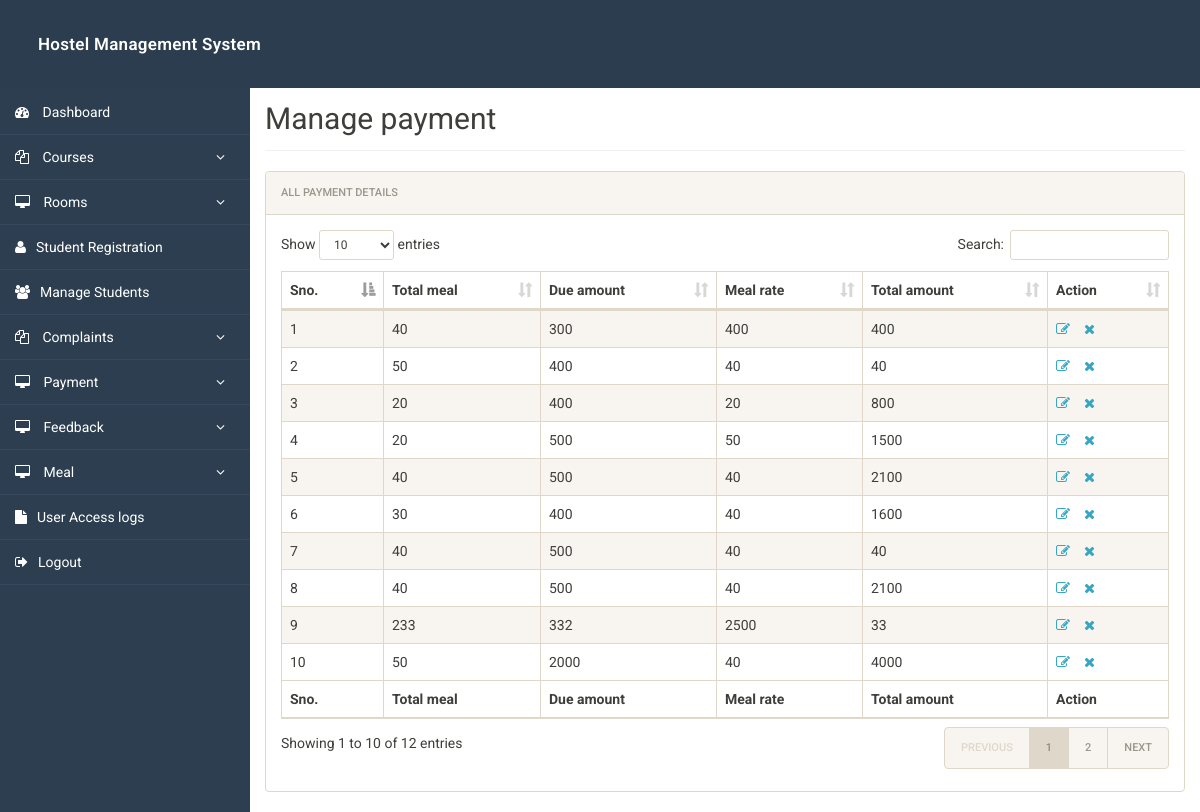
/admin/manage-pament.php (signed in), run on an earlier commit of the app's database.
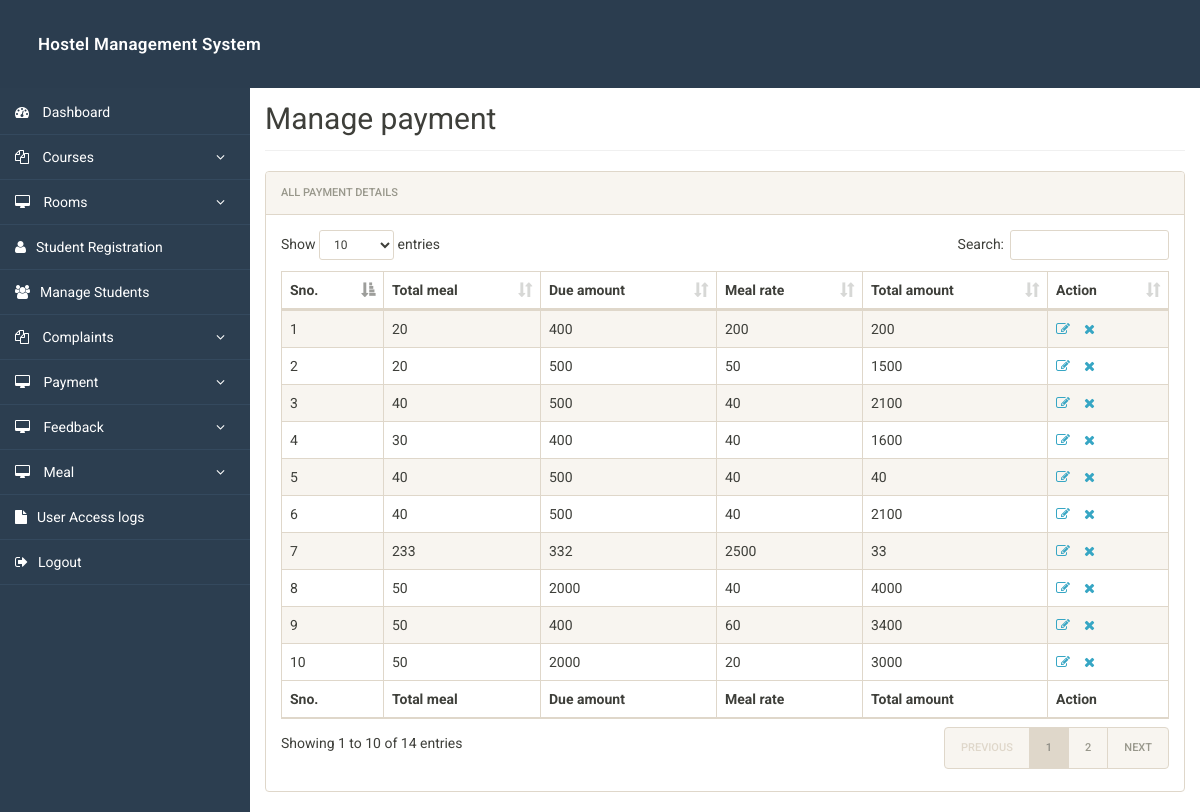
And on a later commit of the database.
### tables this page shows
CREATE TABLE `pament` (
  `id` int(11) NOT NULL,
  `tmeal` varchar(50) NOT NULL,
  `due` varchar(20) NOT NULL,
  `amount` varchar(50) NOT NULL,
  `tamount` int(20) NOT NULL,
  `registration_id` int(11) DEFAULT NULL
);

### admin/manage-pament.php (the view, shortened to what this page needs)
<?php
include('includes/config.php');
?>
<!doctype html>
<html lang="en" class="no-js">
<head>
	<link rel="stylesheet" href="css/font-awesome.min.css">
	<link rel="stylesheet" href="css/bootstrap.min.css">
	<link rel="stylesheet" href="css/dataTables.bootstrap.min.css">
	<link rel="stylesheet" href="css/bootstrap-social.css">
	<link rel="stylesheet" href="css/bootstrap-select.css">
	<link rel="stylesheet" href="css/fileinput.min.css">
	<link rel="stylesheet" href="css/awesome-bootstrap-checkbox.css">
	<link rel="stylesheet" href="css/style.css">
</head>
<body>
	<?php include('includes/header.php');?>
	<div class="ts-main-content">
			<?php include('includes/sidebar.php');?>
		<div class="content-wrapper">
			<div class="container-fluid">
				<div class="row">
					<div class="col-md-12">
						<h2 class="page-title" style="margin-top: 4%">Manage payment</h2>
						<div class="panel panel-default">
							<div class="panel-heading">All payment Details</div>
							<div class="panel-body">
								<table id="zctb" class="display table table-striped table-bordered table-hover" cellspacing="0" width="100%">
									<thead>
										<tr>
											<th>Sno.</th>
											<th>Total meal</th>
											<th>Due amount </th>
											<th>Meal rate </th>
											<th>Total amount </th>
											<th>Action</th>
										</tr>
									</thead>
									<tfoot>
										<tr>
												<th>Sno.</th>
											<th>Total meal</th>
											<th>Due amount </th>
											<th>Meal rate </th>
											<th>Total amount </th>
											<th>Action</th>
										</tr>
									</tfoot>
									<tbody>
<?php
$ret="select * from pament";
$stmt= $mysqli->prepare($ret) ;
$stmt->execute() ;
$res=$stmt->get_result();
$cnt=1;
while($row = $res->fetch_object()) {
?>
<tr>
    <td><?php echo $cnt; ?></td>
    <td><?php echo $row->tmeal; ?></td>
    <td><?php echo $row->due; ?></td>
    <td><?php echo $row->amount; ?></td>
    <td><?php echo $row->tamount; ?></td>
    <td>
        <a href="edit-pament.php?id=<?php echo $row->id; ?>">
            <i class="fa fa-edit"></i>
        </a>
        <a href="manage-pament.php?del=<?php echo $row->id; ?>"
           onclick="return confirm('Do you want to delete?');">
           <i class="fa fa-close"></i>
        </a>
    </td>
</tr>
<?php
$cnt++;
} ?>
									</tbody>
								</table>
							</div>
						</div>
					</div>
				</div>
			</div>
		</div>
	</div>
</body>
</html>

What changed in the data, as far as the page shows it:
removed pament: tmeal "40", due "300", amount "400", tamount "400"
removed pament: tmeal "50", due "400", amount "40", tamount "40"
changed pament (number 1 of 10 on the later page): amount "20" → "200"; tamount "800" → "200"
now on this page (row unchanged): pament: tmeal "50", due "400", amount "60", tamount "3400"
now on this page (row unchanged): pament: tmeal "50", due "2000", amount "20", tamount "3000"
Also different on the page:
text written by a page script: "Show entries Search: Showing 1 to 10 of 12 entries PREVIOUS 1 2 NEXT" → "Show entries Search: Showing 1 to 10 of 14 entries PREVIOUS 1 2 NEXT"
